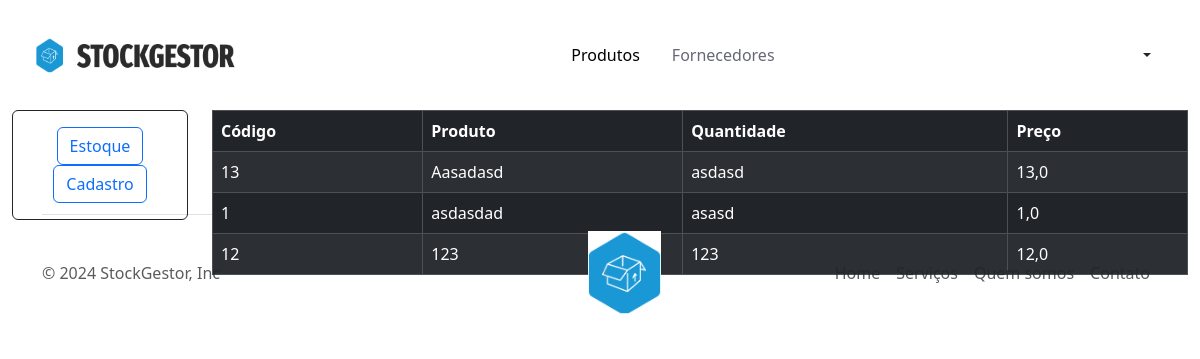
The page /lista_produtos on the database its author committed.
### app_gestor/models.py (models this page shows)
class Produtos(models.Model):
    codigo = models.IntegerField()
    codigo_barras = models.IntegerField()
    preco_compra = models.FloatField(max_length=8)
    nome_produto = models.CharField(max_length=40)
    ref = models.CharField(max_length=30)
    marca = models.CharField(max_length=15)
    categoria = models.CharField(max_length=10)
    localizacao = models.CharField(max_length=3)
    fornecedor = models.CharField(max_length=40)
    descricao = models.CharField(max_length=100, default="Descrição")
    data_entrada = models.DateField()
    validade = models.DateField()

### app_gestor/views.py (the view)
# urls.py: path('lista_produtos', views.lista_produtos, name='lista_produtos'),
def lista_produtos(request):
    produtos = Produtos.objects.all()
    return render(request, 'app_gestor/lista_produtos.html', {'produtos': produtos})

### app_gestor/templates/app_gestor/lista_produtos.html (shortened to what this page needs)
{% extends 'app_gestor/base.html' %}
{% load static %}
{% block navbar %}
<nav class="navbar navbar-expand-lg sticky-top">
    <div class="container-fluid">
        <a class="navbar-brand me-auto" href="#">
            <img src="{% static 'app_gestor/img/logo_w.png' %}" width="200" height="35">
        </a>
        <div class="offcanvas offcanvas-end" tabindex="-1" id="offcanvasNavbar" aria-labelledby="offcanvasNavbarLabel">
            <div class="offcanvas-body">
                <ul class="navbar-nav justify-content-center flex-grow-1 pe-3">
                    <li class="nav-item">
                        <a class="nav-link mx-lg-2 active" href="{% url 'cadastro_produto' %}">Produtos</a>
                    </li>
                    <li class="nav-item">
                        <a class="nav-link mx-lg-2" href="{% url 'logado' %}">Fornecedores</a>
                    </li>
                </ul>
            </div>
        </div>
        <div class="dropdown">
            <button class="btn btn-default dropdown-toggle" type="button" id="menu1" data-toggle="dropdown">
            </button>
        </div>
    </div>
</nav>
{% endblock navbar %}
{% block content %}
<main>
    <div class="container-fluid">
        <div class="row">
            <div class="col">
                <div class="border border-dark p-3 rounded">
                    <ul class="list-group text-center">
                        <a href="{% url 'lista_produtos' %}">
                            <button type="button"
                                class="btn btn-outline-primary btn-block btn-fixed-width">Estoque</button>
                        </a>
                        <a href="{% url 'cadastro_produto' %}">
                            <button type="button"
                                class="btn btn-outline-primary btn-block btn-fixed-width">Cadastro</button>
                        </a>
                    </ul>
                </div>
            </div>
            <div class="col-10">
                <table class="table table-dark table-bordered table-striped">
                    <thead>
                        <tr>
                            <th>Código</th>
                            <th>Produto</th>
                            <th>Quantidade</th>
                            <th>Preço</th>
                        </tr>
                    </thead>
                    <tbody>
                        {% for produto in produtos %}
                        <tr>
                            <td>{{ produto.codigo }}</td>
                            <td>{{ produto.nome_produto }}</td>
                            <td>{{ produto.localizacao }}</td>
                            <td>{{ produto.preco_compra }}</td>
                        </tr>
                        {% endfor %}
                    </tbody>
                </table>
            </div>
        </div>
    </div>
</main>
{% endblock content %}

### app_gestor/static/app_gestor/css/style.css (style rules this page uses)
.navbar { background: #fff; height: 70px; margin: 20px; border-radius: 20px; padding: 0.25rem; }
.nav-link { color: #666777; font-weight: 500; position: relative; }
.navbar-link:hover, .nav-link.active { color: #000; }
.nav-link::before { content: ""; position: absolute; bottom: 0; left: 50%; transform: translateX(-50%); width: 0; height: 2px; background-color: #22a0de; visibility: hidden; transition: 0.3s ease-in-out; }
main { height: 10vh; }

### rows shown on the page
Produtos: codigo "13", nome_produto "Aasadasd", localizacao "asdasd", preco_compra "13,0"
Produtos: codigo "1", nome_produto "asdasdad", localizacao "asasd", preco_compra "1,0"
Produtos: codigo "12", nome_produto "123", localizacao "123", preco_compra "12,0"
